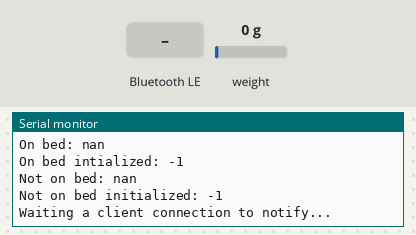
Recording of a sketch running on a simulated ESP32. Parts: the last lines printed to the serial monitor. The inputs (shaded band) are chosen by the test bench; at power-on: weight on the scale 0 g. EEPROM starts erased; nothing arrives over Bluetooth unless stated; a phone connects over Bluetooth LE 3 s after start.

Above: at 1.2 s.
1.3 s: Bluetooth LE write "1" received
At 1.8 s:
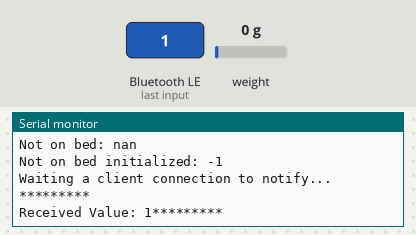
2.8 s: weight on the scale set to 100 g
At 3.9 s:
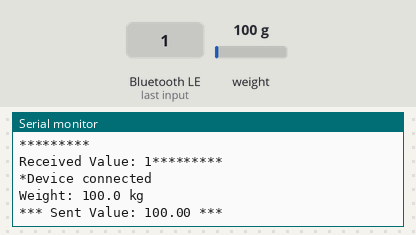
4.5 s: Bluetooth LE write "0" received
At 5.1 s:
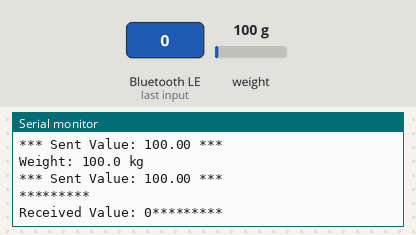
6.0 s: Bluetooth LE write "2" received
At 6.21 s:
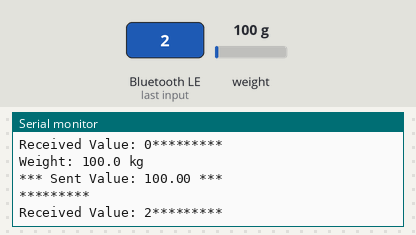
7.5 s: Bluetooth LE write "1" received
9.0 s: weight on the scale set to 1250 g
At 10.5 s:
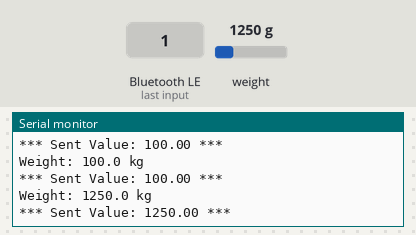
Timing chart, 0 to 11.5 s (numbered marks = the images above; inputs shaded):
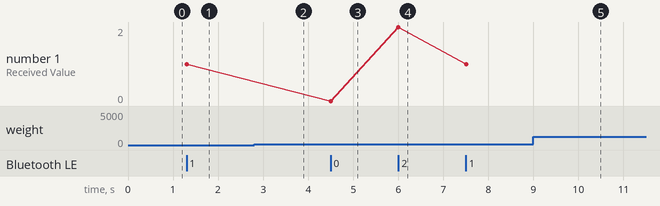

The sketch:

weight_measure_ble.ino
```cpp
/*
    This sketch configures HX711 chip, measures weight data from it, then sends it to BLE client.
*/
#include <BLEDevice.h>
#include <BLEServer.h>
#include <BLEUtils.h>
#include <BLE2902.h>
#include "HX711.h"
#include "EEPROM.h"

#define DOUT  5
#define CLK  4

#define CALIBRATION_FACTOR 4750.0
#define WEIGHT_OFFSET 230850.0

// https://www.uuidgenerator.net/ UUID generator is used
#define SERVICE_UUID                         "a22b1352-4007-11e8-b467-0ed5f89f718b" // service UUID
#define CHARACTERISTIC_UUID_SENSOR_VALUE     "a22b15dc-4007-11e8-b467-0ed5f89f718b"
#define CHARACTERISTIC_UUID_ON_BED_VALUE     "a22b1730-4007-11e8-b467-0ed5f89f718b"
#define CHARACTERISTIC_UUID_NOT_ON_BED_VALUE "a22b1852-4007-11e8-b467-0ed5f89f718b"

#define EEPROM_SIZE 16
#define ON_BED_EEPROM_ADDRESS 0
#define ON_BED_EEPROM_INITILIZED_ADDRESS 4
#define NOT_ON_BED_EEPROM_ADDRESS 8
#define NOT_ON_BED_EEPROM_INITILIZED_ADDRESS 12


HX711 * scale;

BLECharacteristic *sensorValueCharacteristic;
BLECharacteristic *onBedSensorValueCharacteristic;
BLECharacteristic *notOnBedSensorValueCharacteristic;
bool deviceConnected = false;

typedef union
{
 float number;
 uint8_t bytes[4];
} FLOATUNION_t;

class MyServerCallbacks: public BLEServerCallbacks {
    void onConnect(BLEServer* pServer) {
      deviceConnected = true;
      scale->power_up();
      Serial.println("*Device connected");
    };

    void onDisconnect(BLEServer* pServer) {
      deviceConnected = false;
      scale->power_down();
      Serial.println("*Device disconnected");
    }
};

class MyCallbacks: public BLECharacteristicCallbacks {
    int eepRomAddr;

public:
    MyCallbacks(int eepRomAddr) : eepRomAddr(eepRomAddr) {}

    void onWrite(BLECharacteristic *pCharacteristic) {
      FLOATUNION_t value;

      std::string strValue = pCharacteristic->getValue();
      uint8_t * bytes = (uint8_t*)strValue.data();
      for(int i = 0; i < 4 && i < strValue.length(); ++i) {
        value.bytes[i] = bytes[i];
      }

      EEPROM.writeFloat(eepRomAddr, value.number);
      EEPROM.writeInt(eepRomAddr + 4, 1);
      EEPROM.commit();

      if (strValue.length() > 0) {
        Serial.println("*********");
        Serial.print("Received Value: ");

        for (int i = 0; i < strValue.length(); i++) {
          Serial.print(strValue[i]);
        }

        Serial.println("*********");
      }
    }
};

void setup() {
  Serial.begin(115200);

  if (!EEPROM.begin(EEPROM_SIZE))
  {
    Serial.println("failed to initialise EEPROM"); delay(1000);
  }
  Serial.print("On bed: "); Serial.println(EEPROM.readFloat(ON_BED_EEPROM_ADDRESS));
  Serial.print("On bed intialized: "); Serial.println(EEPROM.readInt(ON_BED_EEPROM_INITILIZED_ADDRESS));
  Serial.print("Not on bed: "); Serial.println(EEPROM.readFloat(NOT_ON_BED_EEPROM_ADDRESS));
  Serial.print("Not on bed initialized: "); Serial.println(EEPROM.readInt(NOT_ON_BED_EEPROM_INITILIZED_ADDRESS));

  scale = new HX711(DOUT, CLK);

  scale->set_offset(WEIGHT_OFFSET);
  scale->set_scale(CALIBRATION_FACTOR);

  // Sleep until client connection
  scale->power_down();

  BLEDevice::init("Sleep monitoring device"); // Give it a name

  BLEServer *pServer = BLEDevice::createServer();
  pServer->setCallbacks(new MyServerCallbacks());

  BLEService *pService = pServer->createService(SERVICE_UUID);

  // Sensor value characteristic
  sensorValueCharacteristic = pService->createCharacteristic(
                      CHARACTERISTIC_UUID_SENSOR_VALUE,
                      BLECharacteristic::PROPERTY_NOTIFY
                    );
  sensorValueCharacteristic->addDescriptor(new BLE2902());

  // OnBed sensor value characteristic
  onBedSensorValueCharacteristic = pService->createCharacteristic(
                      CHARACTERISTIC_UUID_ON_BED_VALUE,
                      BLECharacteristic::PROPERTY_READ | BLECharacteristic::PROPERTY_WRITE
                    );
  if(EEPROM.readInt(ON_BED_EEPROM_INITILIZED_ADDRESS) == 1) {
    FLOATUNION_t value;
    value.number = EEPROM.readFloat(ON_BED_EEPROM_ADDRESS);
    onBedSensorValueCharacteristic->setValue(value.bytes, 4);
    Serial.print("Initialized onBedCharacteristic with value "); Serial.println(value.number);
  }
  onBedSensorValueCharacteristic->addDescriptor(new BLE2902());
  MyCallbacks * onBedCallbacks = new MyCallbacks(ON_BED_EEPROM_ADDRESS);
  onBedSensorValueCharacteristic->setCallbacks(onBedCallbacks);

// NotOnBed sensor value characteristic
  notOnBedSensorValueCharacteristic = pService->createCharacteristic(
                      CHARACTERISTIC_UUID_NOT_ON_BED_VALUE,
                      BLECharacteristic::PROPERTY_READ | BLECharacteristic::PROPERTY_WRITE
                    );
  if(EEPROM.readInt(NOT_ON_BED_EEPROM_INITILIZED_ADDRESS) == 1) {
    FLOATUNION_t value;
    value.number = EEPROM.readFloat(NOT_ON_BED_EEPROM_ADDRESS);
    notOnBedSensorValueCharacteristic->setValue(value.bytes, 4);
    Serial.print("Initialized notOnBedCharacteristic with value "); Serial.println(value.number);
  }
  notOnBedSensorValueCharacteristic->addDescriptor(new BLE2902());
  MyCallbacks * notOnBedCallbacks = new MyCallbacks(NOT_ON_BED_EEPROM_ADDRESS);
  notOnBedSensorValueCharacteristic->setCallbacks(notOnBedCallbacks);

  // Start the service
  pService->start();

  // Start advertising
  pServer->getAdvertising()->start();
  Serial.println("Waiting a client connection to notify...");
}

void loop() {
  if (deviceConnected) {
    Serial.print("Weight: ");
    float weight =scale->get_units();
    Serial.print(weight, 1);
    Serial.print(" kg");
    Serial.println();

    // Convert the value to a char array:
    FLOATUNION_t value;
    value.number = weight; // Assign a number to the float

    sensorValueCharacteristic->setValue(value.bytes, 4);
    sensorValueCharacteristic->notify(); // Send the value to the app!

    Serial.print("*** Sent Value: ");
    Serial.print(value.number);
    Serial.println(" ***");
   }
   delay(1000);
}
```

Measured:
- after the input at 1.3 s, the serial monitor: prints a new line at once (image 1)
- after the input at 2.8 s, the serial monitor: prints a new line after 0.21 s (image 2)
- after the input at 4.5 s, the serial monitor: prints a new line at once (image 3)
- after the input at 6.0 s, the serial monitor: prints a new line at once (image 4)
- after the input at 9.0 s, the serial monitor: prints a new line after 0.61 s (image 5)
- plotted number 1: 1 → 0 after the input at 4.5 s, 0 → 2 after the input at 6.0 s, 2 → 1 after the input at 7.5 s
